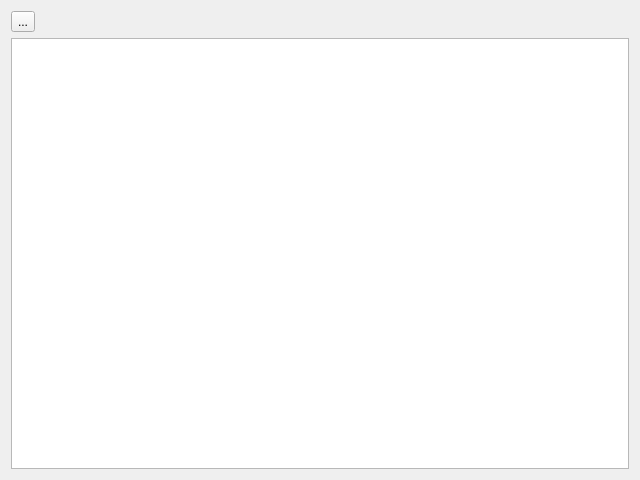
<?xml version="1.0" encoding="UTF-8"?>
<ui version="4.0">
 <class>HintsDialogImpl</class>
 <widget class="QDialog" name="HintsDialogImpl">
  <property name="geometry">
   <rect>
    <x>0</x>
    <y>0</y>
    <width>640</width>
    <height>480</height>
   </rect>
  </property>
  <property name="windowTitle">
   <string>Hints</string>
  </property>
  <property name="windowIcon">
   <iconset>
    <normaloff>:/images/light_bulb.png</normaloff>:/images/light_bulb.png</iconset>
  </property>
  <layout class="QVBoxLayout" name="verticalLayout">
   <item>
    <layout class="QHBoxLayout" name="horizontalLayout">
     <item>
      <widget class="QToolButton" name="exportGeometry">
       <property name="text">
        <string>...</string>
       </property>
       <property name="icon">
        <iconset resource="TimeTrialScoring.qrc">
         <normaloff>:/images/fileexport-256.png</normaloff>:/images/fileexport-256.png</iconset>
       </property>
       <property name="iconSize">
        <size>
         <width>24</width>
         <height>24</height>
        </size>
       </property>
      </widget>
     </item>
     <item>
      <spacer name="horizontalSpacer">
       <property name="orientation">
        <enum>Qt::Horizontal</enum>
       </property>
       <property name="sizeHint" stdset="0">
        <size>
         <width>40</width>
         <height>20</height>
        </size>
       </property>
      </spacer>
     </item>
    </layout>
   </item>
   <item>
    <widget class="QTextBrowser" name="hintsBrowser"/>
   </item>
  </layout>
 </widget>
 <resources>
  <include location="TimeTrialScoring.qrc"/>
 </resources>
 <connections/>
</ui>
